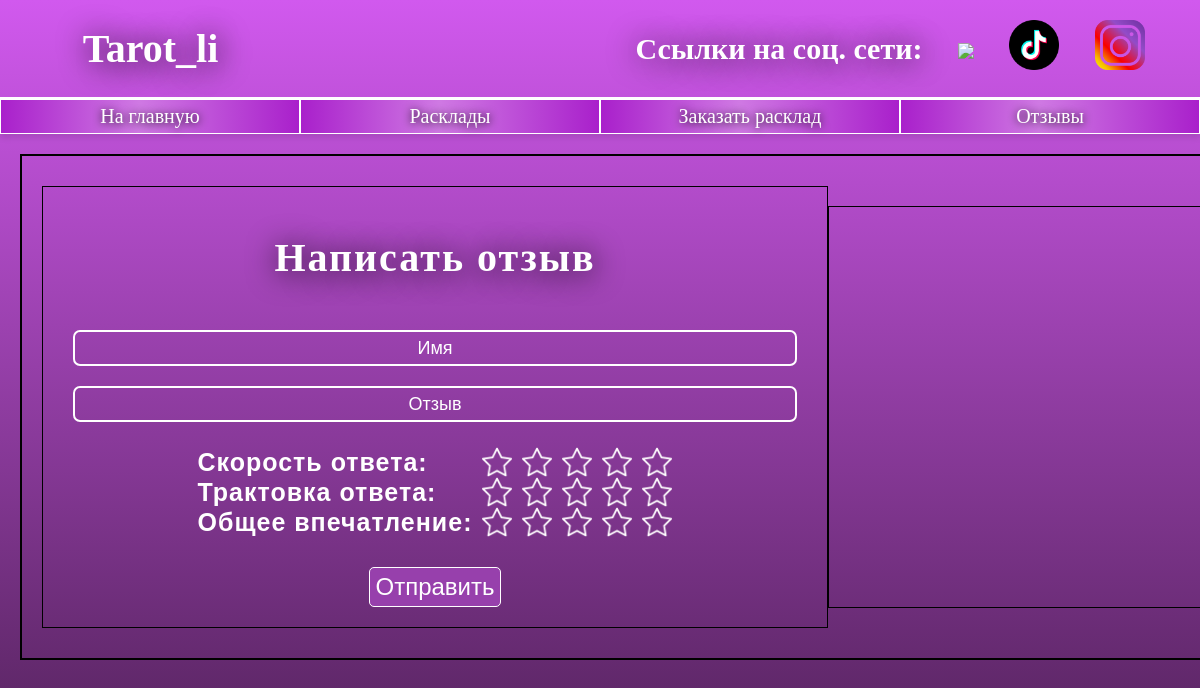
/otzuvu/, run on an earlier commit of the app's database.
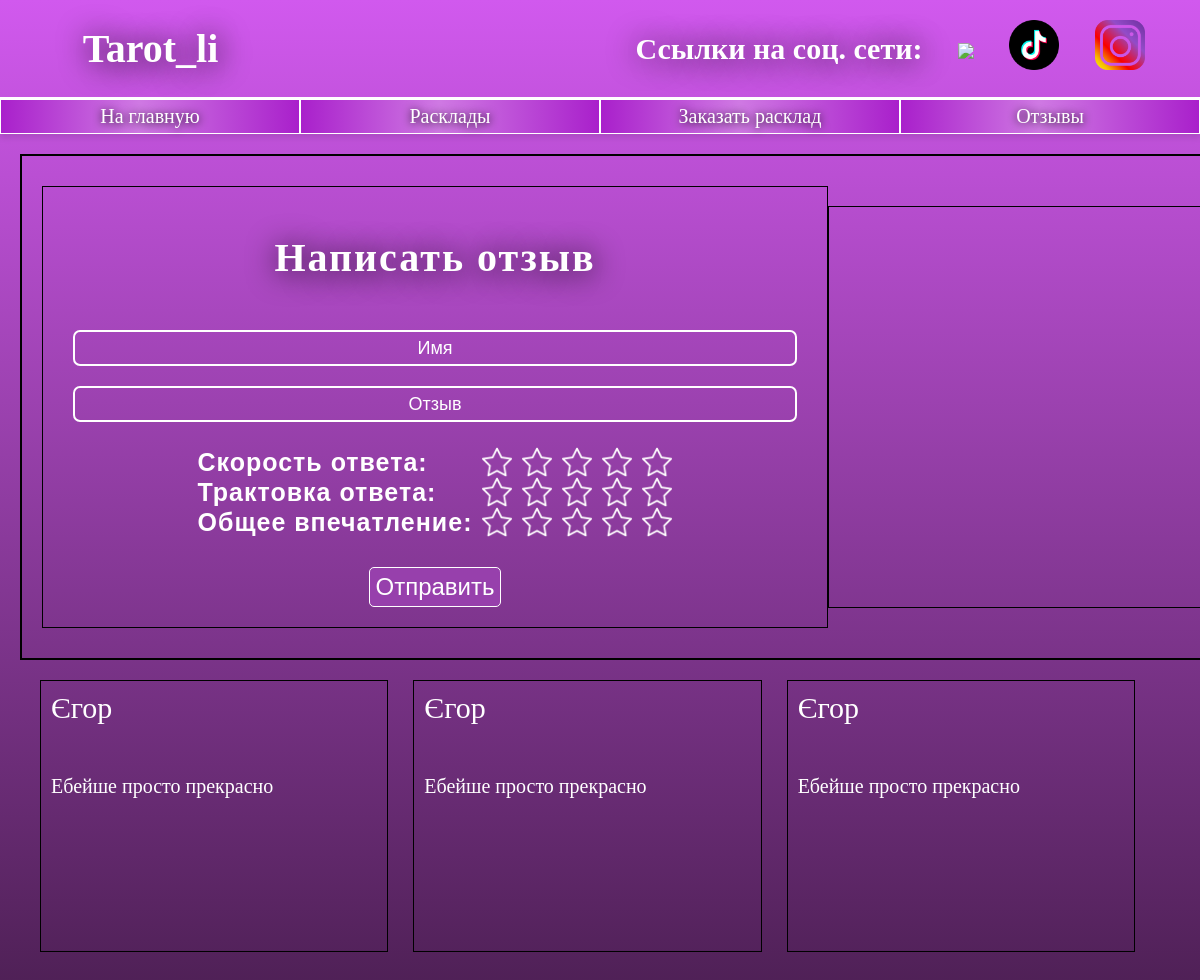
And on a later commit of the database.
### web/models.py (models this page shows, shortened)
class Otzuvu(models.Model):
    name = models.CharField('Имя пользователя', max_length= 100)
    text = models.TextField('Отзыв')
    mark_speed = models.IntegerField('Скорость ответа')
    mark_trak = models.IntegerField('Трактовка ответа')
    mark_all = models.IntegerField('Общее впечатление')

### web/views.py (the view, shortened to what this page needs)
# urls.py: path("otzuvu/", views.otzuvu, name='otzuvu'),
def otzuvu(request):
    data = Otzuvu.objects.all()
    error = ''
    form = OtzivInput(initial={"mark_speed": 1, 'mark_trak': 1, 'mark_all': 1})
    return render(request, "web/otzuvu.html", {'otzuvu': data, 'form': form, 'error': error})

### web/forms.py
class OtzivInput(ModelForm):
    class Meta:
        model = Otzuvu
        fields = ['name', 'text', 'mark_speed', 'mark_trak', 'mark_all']
        widgets = {'name': TextInput(attrs={
            'class': 'rasklad-input otzuv-input',
            'name': 'name',
            'placeholder': 'Имя'
        }),
                   'text': TextInput(attrs={
            'class': 'rasklad-input',
            'name': 'text',
            'placeholder': 'Отзыв'
        }),
                   'mark_speed': HiddenInput(attrs={
            'name': 'mark_speed',
            'class': 'mark'
        }),
                   'mark_trak': HiddenInput(attrs={
            'name': 'mark_trak',
            'class': 'mark'
        }),
                   'mark_all': HiddenInput(attrs={
            'name': 'mark_all',
            'class': 'mark'
        })}

### web/templates/web/otzuvu.html (shortened to what this page needs)
{% extends 'web/base.html' %}
{% block content %}
    <div class="main-content">
        <div class="main-top">
            <div class="otzuv-form">
                <h1>Написать отзыв</h1>
                <form method="post">
                    <div class="form-block">
                        <div class="form-input">
                            {{ form.name }}
                        </div>
                        <div class="form-input">
                            {{ form.text }}
                        </div>
                        <div class="marks">
                            <div><label>Скорость ответа: </label>
                                <div>
                                    <span class="star"></span>
                                    <span class="star"></span>
                                    <span class="star"></span>
                                    <span class="star"></span>
                                    <span class="star"></span>
                                </div>
                            </div>{{ otzuv.mark_speed }}
                            <div><label>Трактовка ответа: </label>
                                <div>
                                    <span class="star"></span>
                                    <span class="star"></span>
                                    <span class="star"></span>
                                    <span class="star"></span>
                                    <span class="star"></span>
                                </div>
                            </div>{{ otzuv.mark_trak }}
                            <div><label>Общее впечатление: </label>
                                <div>
                                    <span class="star"></span>
                                    <span class="star"></span>
                                    <span class="star"></span>
                                    <span class="star"></span>
                                    <span class="star"></span>
                                </div>
                            </div>{{ otzuv.mark_all }}
                        </div>
                        <button class="form-button" type="submit">Отправить</button>
                    </div>
                </form>
            </div>
            <div class="rating"></div>
        </div>
    </div>
    <div class="otzuvu-spisok">
        {% for otzuv in otzuvu %}
            <div class="otzuv-karta">
                <div class="name-mark">
                    <div>{{ otzuv.name }}</div>
                </div>
                <div class="otzuv-text">
                    <div>{{ otzuv.text }}</div>
                </div>
            </div>
        {% endfor %}
    </div>
{% endblock %}

What changed in the data, as far as the page shows it:
added Otzuvu: name "Єгор", text "Ебейше просто прекрасно"
added Otzuvu: name "Єгор", text "Ебейше просто прекрасно"
added Otzuvu: name "Єгор", text "Ебейше просто прекрасно"
